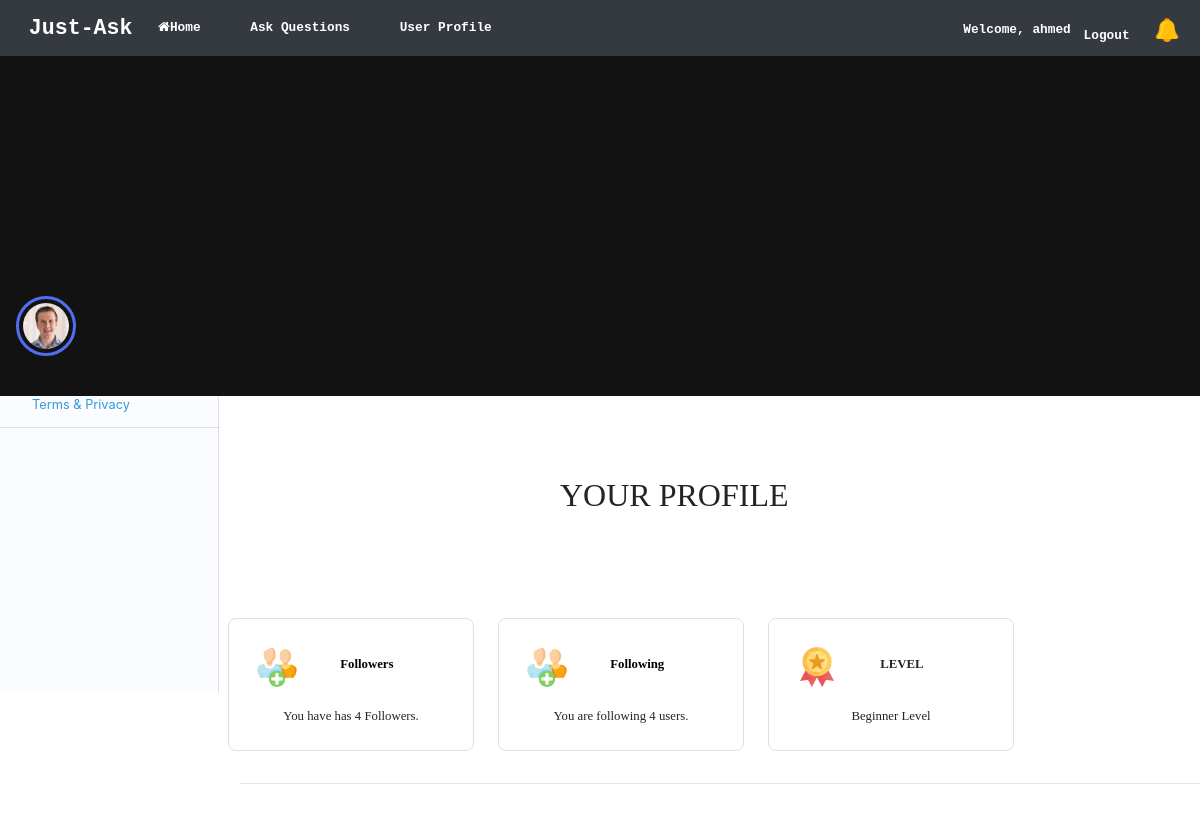
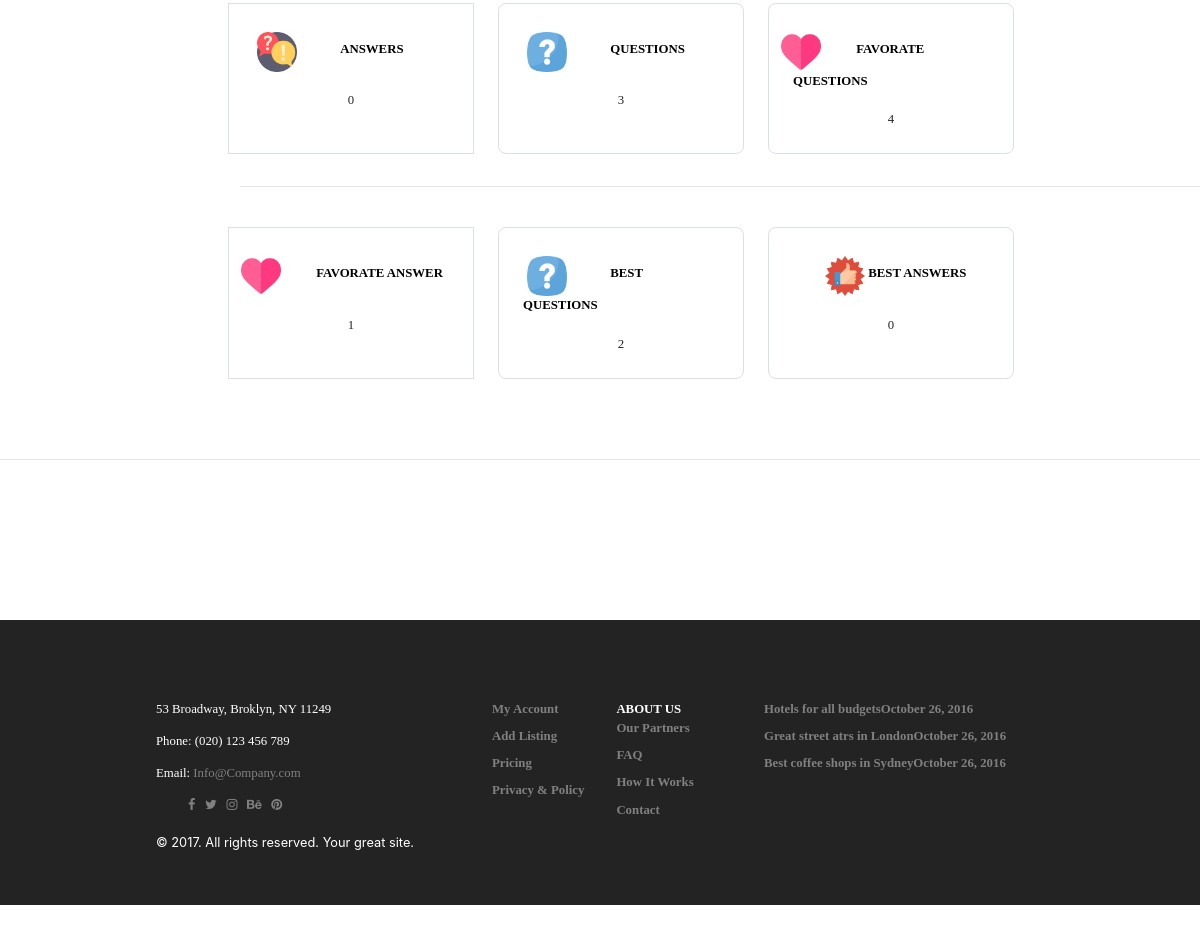
The page /UserProfile (signed in) on the database its author committed (2 pictures, top to bottom).
### home/models.py (models this page shows)
class UserProfile(models.Model):
    user = models.ForeignKey(User,on_delete=models.CASCADE)
    prof_pic = models.ImageField(upload_to='static')
    level = models.CharField(choices=showChoices,max_length=50)
    followers = models.ManyToManyField('self',related_name='follow',null=True)
    following = models.ManyToManyField('self',related_name='followings',null=True)
    Questions = models.ManyToManyField(Question,null=True)
    FavQuestions = models.ManyToManyField(Question,related_name='FavQuestion',null=True)
    FavAnswers = models.ManyToManyField("Answer",related_name='FavAnswer',null=True)

### home/views.py (the view)
# urls.py: path('UserProfile', views.UserProfile1, name="UserProfile"),
def UserProfile1(request):
    users1 = UserProfile.objects.filter(user=request.user).first()
    all_ans = Answer.objects.filter(user=users1).all().count
    all_users = UserProfile.objects.filter().all()
    qs = Question.objects.filter(user=request.user).all().count
    total_Notis = Notification.objects.filter(user=users1,viewed=False).all().count
    ans = Answer.objects.filter(user=users1).all()
    fav_ans = users1.FavAnswers.all().count()
    fav_qs = users1.FavQuestions.all().count()
    users = []
    for qns in users1.Questions.all():
        for n in all_users:
            for qns1 in n.FavQuestions.all():
                if qns1 == qns:
                    users.append(qns1)
    mylist = list(dict.fromkeys(users))
    m1 = len(users)
    counts = 0
    for items in range(len(mylist)):
        counts += 1
    usersFA = []
    for ans1 in ans:
        for n in all_users:
            for qns1 in n.FavAnswers.all():
                if qns1 == ans1:
                    usersFA.append(qns1)
    mylist2 = list(dict.fromkeys(usersFA))
    counts1 = 0
    for items in range(len(mylist2)):
        counts1 += 1
    context = {'UP':users1,'answers':all_ans,'qs':qs,
                "count_notis":total_Notis,'fav_ans':fav_ans,
                'fav_qs':fav_qs,'b_qs':counts,'b_ans':counts1}
    return render(request,'UserProfile1.html',context)

### home/templates/UserProfile1.html (shortened to what this page needs)
{% extends "base.html" %}
{% load static %}
  {% block content %}
<div class="row">
    <div class="col-md-12" style="background-color: #121212;padding-bottom: 50px;">
      <img style="margin-top:300px;margin-left:20px ;" src="{{UP.prof_pic}}" class="avatar avatar2" />
    </div>
  </div>
            <div style="margin-left:300px;margin-top:100px;font-family: bold;">
              {% if UP.user == request.user %}
              <h1 style="margin-left: 400px;">YOUR PROFILE</h1>
          {% endif %}
          <div class="row" style="margin-top:130px;">
              <div class="col-md-3 fol" style="border-radius:10px;">
                <img src="{% static 'followers.png' %}" class="fol-avatar" />
                {% if UP.user == request.user %}
                <a href="UserFollowers" style="margin-left:50px;color:black;text-decoration:none;"><b>Followers</b></a>
                {% else %}
                <a href="{% url 'OtherUserFollower' UP.id %}" style="margin-left:50px;color:black;text-decoration:none;"><b>Followers</b></a>
                {% endif %}
                <br>
                <br>
                {% if UP.followers == NULL %}
                  {% if UP.user == request.user %}
                  <center>You have no Followers.</center>
                  {% else %}
                    <center>{{UP.user.username|upper}} have no Followers.</center>
                  {% endif %}
                {% else %}
                  {% if UP.user == request.user %}
                    <center>You have has {{UP.followers.count}} Followers.</center>
                  {% else %}
                    <center>{{UP.user.username|upper}} has {{UP.followers.count}} Followers</center>
                  {% endif %}
                {% endif %}
              </div>
              <div class="col-md-3 fol" style="margin-left: 30px;border-radius:10px;">
                <img src="{% static 'followers.png' %}" class="fol-avatar" />
                {% if UP.user == request.user %}
                <a href="UserFollowing" style="margin-left:50px;color:black;text-decoration:none;"><b>Following</b></a>
                {% else %}
                <a href="{% url 'OtherUserFollowing' UP.id %}" style="margin-left:50px;color:black;text-decoration:none;"><b>Following</b></a>
                {% endif %}
                <br>
                <br>
                {% if UP.following == NULL %}
                  {% if UP.user == request.user %}
                  <center>You have no Following.</center>
                  {% else %}
                    <center>{{UP.user.username|upper}} is Following no one.</center>
                  {% endif %}
                {% else %}
                  {% if UP.user == request.user %}
                    <center>You are following {{UP.following.count}} users.</center>
                  {% else %}
                    <center>{{UP.user.username|upper}} is following {{UP.following.count}} users</center>
                  {% endif %}
                {% endif %}
              </div>
              <div class="col-md-3 fol" style="margin-left: 30px;border-radius:10px;">
                <img src="{% static 'level.png' %}" class="lev-avatar" />
                <b style="margin-left:50px">LEVEL</b>
                <br>
                <br>
                <center>{{UP.level}} Level</center>
              </div>
            </div>
            <hr style="margin-top: 40px;margin-bottom:40px;" />
            <div class="row" style="margin-top:50px;border-radius:10px;">
              <div class="col-md-3 fol">
                <img src="{% static 'answers.png' %}" class="lev-avatar" />
                <a  href="{% url 'UserAnswers' UP.id %}" style="margin-left:50px;color:black;text-decoration:none;"><b>ANSWERS</b></a>
                <br>
                <br>
                <center>{{answers}}</center>
              </div>
              <div class="col-md-3 fol" style="margin-left: 30px;border-radius:10px;">
                <img src="{% static 'questions.png' %}" class="lev-avatar" />
                {% if UP.user == request.user %}
                <a  href="UserQuestions" style="margin-left:50px;color:black;text-decoration:none;"><b>QUESTIONS</b></a>
                {% else %}
                <a  href="{% url 'OUserQuestions' UP.id %}" style="margin-left:50px;color:black;text-decoration:none;"><b>QUESTIONS</b></a>
                {% endif %}
                <br>
                <br>
                <center>{{qs}}</center>
              </div>
              <div class="col-md-3 fol" style="margin-left:30px;border-radius:10px;">
                <img src="{% static 'heart.png' %}" style="margin-left:-15px" class="lev-avatar" />
                <a href="{% url 'UserFavQuestions' UP.id %}" style="color:black;text-decoration:none;margin-left:40px"><b>FAVORATE QUESTIONS</b></a>
                <br>
                <br>
                <center>{{fav_qs}}</center>
              </div>
            </div>
            <hr style="margin-top: 40px;margin-bottom:40px;" />
            <div class="row" style="margin-top:50px;border-radius:10px;">
              <div class="col-md-3 fol">
                <img src="{% static 'heart.png' %}" style="margin-left:-15px" class="lev-avatar" />
               <a href="{% url 'UserFavAnswer' UP.id %}" style="color:black;text-decoration:none;margin-left:40px"><b>FAVORATE ANSWER</b></a>
                <br>
                <br>
                <center>{{fav_ans}}</center>
              </div>
              <div class="col-md-3 fol" style="margin-left:30px;border-radius:10px;">
                <img src="{% static 'questions.png' %}" class="lev-avatar" />
                <a  href="{% url 'OtherUserBestQuest' UP.id %}" style="margin-left:50px;color:black;text-decoration:none;"><b> BEST QUESTIONS</b></a>
                <br>
                <br>
                <center>{{b_qs}}</center>
              </div>
              <div class="col-md-3 fol" style="margin-left:30px;border-radius:10px;">
                <img src="{% static 'bestAnswer1.png' %}" style="margin-left:40px" class="lev-avatar" />
               <a href="{% url 'UserBestAnswer' UP.id %}" style="color:black;text-decoration:none;"><b>BEST ANSWERS</b></a>
                <br>
                <br>
                <center>{{b_ans}}</center>
              </div>
            </div>
          </div>
            <hr style="margin-top: 100px;margin-bottom:100px;"/>
  {% endblock %}

### home/templates/base.html (shortened to what this page needs)
{% load static %}
<!DOCTYPE html>
<html lang="en">
  <head>
    <link rel="stylesheet" href="https://maxcdn.bootstrapcdn.com/bootstrap/4.3.1/css/bootstrap.min.css">
    <link rel="stylesheet" href="https://maxcdn.bootstrapcdn.com/font-awesome/4.4.0/css/font-awesome.min.css">
    <link rel="stylesheet"  type="text/css"  href="{% static 'App.css' %}">
    <link rel="stylesheet"  type="text/css"  href="{% static 'sidenav.css' %}">
    <link rel="stylesheet"  type="text/css"  href="{% static 'footer.css' %}">
    <link rel="stylesheet"  type="text/css"  href="{% static 'question.css' %}">
  </head>
  <body style="zoom: 80%;">
    <div id="NAVBAR">
        <nav class="navbar navbar-icon-top navbar-expand-lg navbar-dark bg-dark mystyle1">
          <a class="navbar-brand Icon" href="myQuestion"><b class="">Just-Ask</b></a>
          <div class="navbar-collapse" id="navbarSupportedContent">
            <ul class="navbar-nav mr-auto">
              <li class="nav-item bc">
                <a class="nav-link" href="myQuestion">
                <b class="nav1 sides">
                  <i class="fa fa-home"></i>Home</b>
                  </a>
              </li>
              <li class="nav-item bc">
                <a class="nav-link active" href="AskQuestion">
                  <b class="nav1 side1">Ask Questions</b>
                </a>
              </li>
              <li class="nav-item bc">
                <a class="nav-link active" href="UserProfile">
                 <b class="nav1 side1"> User Profile</b>
                </a>
              </li>
            </ul>
            <ul class="navbar-nav">
            {% if user.is_authenticated %}
            <li class="nav-item bc" style="margin-top:20px;">
                 <b>Welcome, {{user.username}}</b>
              </li>
              <li class="nav-item bc" style="margin-top:20px;">
                <a class="nav-link active" href="logout">
                 <b class="nav1">Logout</b>
                </a>
              </li>
              {% endif %}
              <li class="nav-item bc">
                <a class="nav-link active" href="UserNotifications">
                  {% if count_notis > 0 %}
                  <img src="{% static 'bell.png' %}" style="height:30px;width:35px;margin-top:10px;margin-right:15px;" class="lev-avatar" />
                  {% if count_notis > 10 %}
                  <span class="badge badge-danger" style="margin-left:-37px;border-radius:30px;">{{count_notis}}</span>
                  {% elif count_notis < 10 %}
                  <span class="badge badge-danger" style="margin-left:-30px;border-radius:30px;">{{count_notis}}</span>
                  {% endif %}
                  {% else %}
                    <img src="{% static 'Nobell.png' %}" style="height:30px;width:35px;margin-top:10px;" class="lev-avatar" />
                    {% endif %}
                </a>
              </li>
            </ul>
          </div>
        </nav>
  </div>
  <div class="bkc">
                <ul class="ul1">
                    <li class="widget widget-btn mg1">
                      <a href="AskQuestion"><button type="button" data-toggle="modal" class="btn btn2">
                             ASK A QUESTION</button>
                      </a> </li>
                </ul>
                <ul class="ul1 s1">
                    <li class="mg">
                        <ul class="ul1"><li><a href="index">
                        <a href="myQuestion">  <button type="button" class="btn btn1">
                            Questions</button></a>
                          </a>
                        </li>
                        <li class=""><a href="">
                        <button type="button" class="btn btn1">
                            Tags</button></a></li>
                        <li class=""><a href="">
                        <button type="button" class="btn btn1">
                            Level</button></a></li>
                        <li class=""><a href="">
                        <button type="button" class="btn btn1">
                            Categories</button></a></li>
                        <li class=""><a href="allUser">
                        <button type="button" class="btn btn1">
                            Users</button></a></li>
                        <li class=""><a href="UserSettings">
                        <button type="button" class="btn btn1">
                            Settings</button></a></li>
                          </ul>
                    </li>
                    </ul>
                <div class="sn1">
                    ©2020  <br/>
                    <a style="color:#3498db">Terms &amp; Privacy</a>
                </div>
                <hr class="line"/>
            </div>
            {% block content %}
            {% endblock %}
  </body>
  <footer class="main-footer">
    <div class="container" >
        <div class="row">
        <div class="col-md-4 sets1">
            <div class="contact-details">
            <p>53 Broadway, Broklyn, NY 11249</p>
            <p>Phone: (020) 123 456 789</p>
            <p>Email: <a href="" class="colors">Info@Company.com</a></p>
            <ul class="social-menu">
                <li class="list-inline-item"><a href="#" class="colors"><i class="fa fa-facebook"></i></a></li>
                <li class="list-inline-item"><a href="#" class="colors"><i class="fa fa-twitter"></i></a></li>
                <li class="list-inline-item"><a href="#" class="colors"><i class="fa fa-instagram"></i></a></li>
                <li class="list-inline-item"><a href="#" class="colors"><i class="fa fa-behance"></i></a></li>
                <li class="list-inline-item"><a href="#" class="colors"><i class="fa fa-pinterest"></i></a></li>
            </ul>
            </div>
        </div>
        <div class="col-md-4 sets1">
            <div class="menus d-flex">
            <ul class="ul1">
            <b> <li> <a href="#" class="colors" >My Account</a></li>
                <li class="mup"> <a href="#" class="colors">Add Listing</a></li>
                <li class="mup"> <a href="#" class="colors mup">Pricing</a></li>
                <li class="mup"> <a href="#" class="colors mup">Privacy &amp; Policy</a></li></b>
            </ul>
            <ul class="ul1">
               <b><li> <a href="#" class="fhead">ABOUT US</a></li></b>
               <b><li> <a href="#" class="colors">Our Partners</a></li>
                <li class="mup"> <a href="#" class="colors mup">FAQ</a></li>
                <li class="mup"> <a href="#" class="colors mup">How It Works</a></li>
                <li class="mup"> <a href="#" class="colors mup">Contact</a></li></b>
            </ul>
            </div>
        </div>
        <div class="col-md-4 sets1">
            <b><a href="" class="colors">
            <div class="title colors"><strong>Hotels for all budgets</strong><span class="date last-meta">October 26, 2016</span></div>
                </a><a href="#" class="colors">
                <div class="title mup colors"><strong>Great street atrs in London</strong><span class="date last-meta">October 26, 2016</span></div>
                </a><a href="#" class="colors">
                <div class="title mup colors"><strong>Best coffee shops in Sydney</strong><span class="date last-meta">October 26, 2016</span></div>
                </a></b>
        </div>
        </div>
    </div>
    <div class="copyrights setsx sets">
        <div class="container">
        <div class="row">
            <div class="col-md-6">
            <p>&copy; 2017. All rights reserved. Your great site.</p>
            </div>
        </div>
        </div>
    </div>
    </footer>
  </html>

### rows shown on the page
UserProfile: prof_pic (picture), followers.count "4", following.count "4", level "Beginner"

### other values the page prints
{{ user.username }} "ahmed"
{{ answers }} "0"
{{ qs }} "3"
{{ fav_qs }} "4"
{{ fav_ans }} "1"
{{ b_qs }} "2"
{{ b_ans }} "0"
